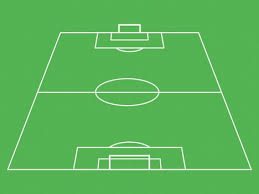
#> input picture img/pitch.jpg, 259 x 194 px, found by its file name
$ python houghtransform.py   (older library calls are emulated)
#> lines starting #> are read from the running program, lines starting #| are printed output that depends on the picture; after the words box and inside, x2 and y2 are one past the last pixel; in counts of white or black regions, pixels touching at a corner belong together
import numpy as np
import cv2
import random
import math
import matplotlib.pyplot as plt

img = cv2.imread('D:\Other Key\Desktop\pitch.jpg', 0)
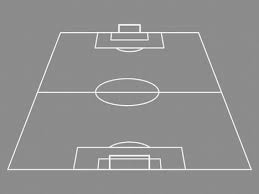
#> img: shape (194, 259); min 108, max 255, mean 142.9
ketqua = img

kernel1 = np.array([[0, 0, 0], [-1, 0, 1], [0, 0, 0]])
kernel2 = np.array([[0, -1, 0], [0, 0, 0], [0, 1, 0]])

img1 = cv2.filter2D(img, -1, kernel1)
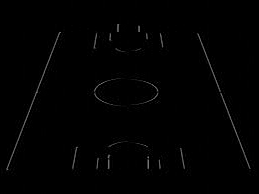
#> img1: shape (194, 259); min 0, max 127, mean 1.7
img2 = cv2.filter2D(img, -1, kernel2)
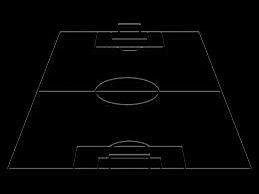
#> img2: shape (194, 259); min 0, max 121, mean 3.5
edge = img1 + img2
ret, binary = cv2.threshold(edge, 50, 255, cv2.THRESH_BINARY)
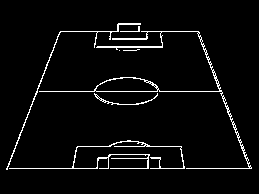
#> binary: shape (194, 259); 4.1% white in thin lines or dots, all inside (x1, y1, x2, y2) = (6, 23, 252, 170)

width = binary.shape[1]
#> width = 259
height = binary.shape[0]
#> height = 194
tmp = int(math.sqrt(width**2 + height**2))
#> tmp = 323
M = np.zeros((tmp, 181), dtype = np.int)

lines = list()

for x in range(height):
	for y in range(width):
		if binary[x][y] == 255:
			for theta in range(181):
				rho = int(x*math.sin(theta*math.pi/180) + y*math.cos(theta*math.pi/180))
				M[rho, theta] += 1
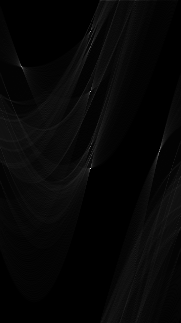
#> M: shape (323, 181) int64; min 0, max 241, mean 6.3


for rho in range(-tmp, tmp):
	for theta in range(181):
		if M[rho, theta] > 100:
			lines += [[rho, theta*math.pi/180]]

cv2.imshow('img', img)
for (rho,theta) in lines:
	print(rho, theta)
	a = np.cos(theta)
	b = np.sin(theta)
	x0 = a*rho
	y0 = b*rho
	x1 = int(x0 + 1000*(-b))
	y1 = int(y0 + 1000*(a))
	x2 = int(x0 - 1000*(-b))
	y2 = int(y0 - 1000*(a))
	cv2.line(img,(x1,y1),(x2,y2),(0,0,255),2)
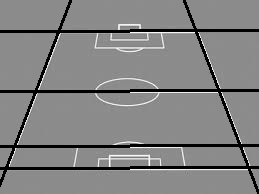
#> img: shape (194, 259); 8.4% of pixels changed, all inside (x1, y1, x2, y2) = (0, 0, 259, 194)

cv2.imshow('ketqua', ketqua)
cv2.imshow('img1', img1)
cv2.imshow('img2', img2)
cv2.imshow('edge', edge)
cv2.imshow('binary', binary)

cv2.imshow('hough', M)
cv2.waitKey(0)
cv2.destroyAllWindows()
